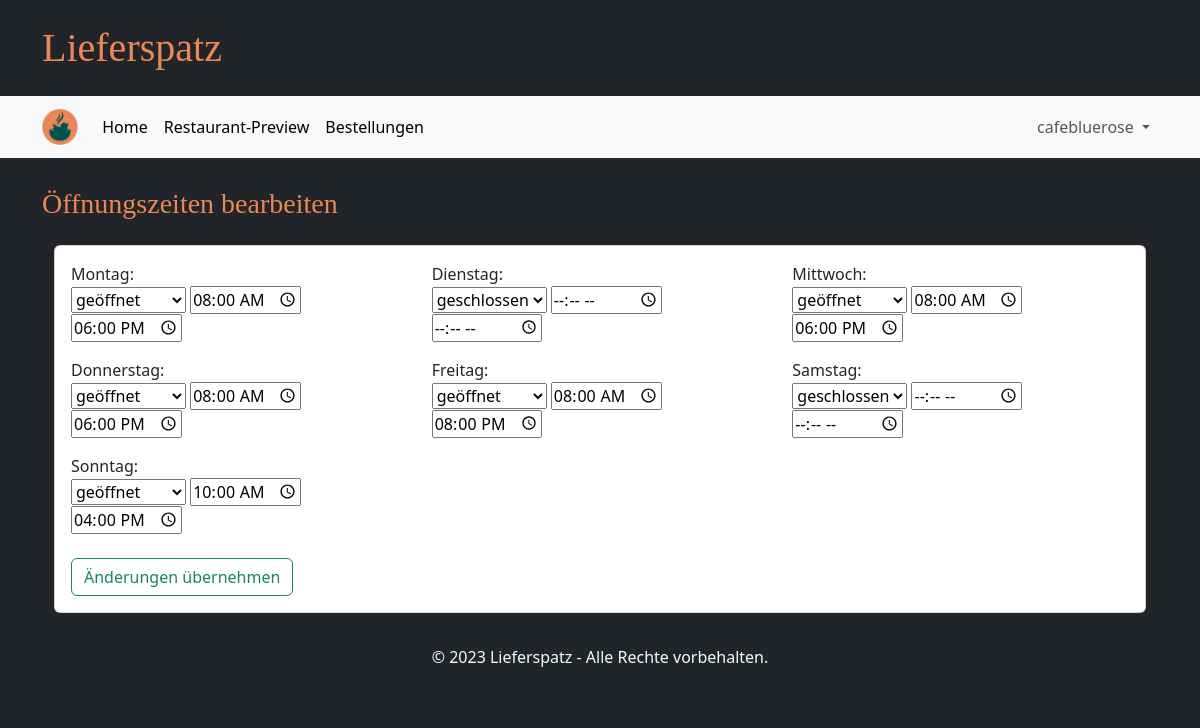
Screenshot of /edit_time (signed in) with the database file from the repository.
### tables this page shows
CREATE TABLE Oeffnungszeit(
            GUsername TEXT NOT NULL,
            Wochentag TEXT NOT NULL CHECK(Wochentag IN ('Montag','Dienstag','Mittwoch','Donnerstag','Freitag','Samstag','Sonntag')),
            Von time NOT NULL,
            Bis time NOT NULL CHECK(Von < Bis),
            FOREIGN KEY (GUsername) REFERENCES GeschaeftsAccount(Username),
            PRIMARY KEY (GUsername, Wochentag)
        );

### main.py (the view, shortened to what this page needs)
@app.route("/edit_time", methods=["GET", "POST"])
def edit_restaurant_time():
    if "user" in session and "business" in session:
        profile = database.get_restaurant(session["user"])
        profile["times"] = database.get_business_hours(session["user"])
        return render_template("edit_time.html", profile=profile, weekdays=WEEKDAYS)
    else:
        return redirect(url_for("login_business_page"))

### database.py (called while the page is built)
def getData(sql, params = ()):
    dbcon = sqlite3.connect("instance/db.db")
    cursor = dbcon.cursor()
    cursor.execute(sql, params)
    return cursor

def get_restaurant(username):
    request_pointer = getData("""SELECT Username, Restaurantname, Beschreibung, Strasse, Hausnummer, Plz
                              FROM GeschaeftsAccount
                              WHERE Username = ? """,(username,))
    result = request_pointer.fetchone()
    restaurant = {
            "username": result[0],
            "name": result[1],
            "description": result[2],
            "street": result[3],
            "housenumber": result[4],
            "postalcode": result[5]
        }
    return restaurant

def get_business_hours(username):
    times = {}
    request_pointer = getData("""
        SELECT *
        FROM Oeffnungszeit
        WHERE GUsername = ?""",
        (username,))
    for entry in request_pointer.fetchall():
        times[entry[1]] = {
            "from": entry[2],
            "until": entry[3],
        }
    return times

### templates/edit_time.html (shortened to what this page needs)
{% extends "base.html" %}
{% block heading %}Öffnungszeiten bearbeiten{% endblock %}
{% block content %}
<div class="justify-content-center">
  <div class="card">
    <div class="card-body bg-transparent">
      <form action="" method="POST">
        <div class="row">
          {% for day in weekdays %}
          <div class="bg-transparent mb-3 col-4">
            <div class="card-text">{{ day }}: </div>
            <select name="open_closed_{{ day }}">
              <option value="open" {% if day in profile['times'].keys() %} selected {% endif %}>geöffnet</option>
              <option value="closed" {% if not day in profile['times'].keys() %} selected {% endif %}>geschlossen</option>
            </select>
            {% if day in profile['times'].keys() %}
            <input type=time class="card-text" name="openingTime_{{ day }}" value="{{ profile['times'][day]['from'] }}" placeholder="Geben Sie die Öffnungszeit ein">
            <input type=time class="card-text" name="closingTime_{{ day }}" value="{{ profile['times'][day]['until'] }}" placeholder="Geben Sie die Schließzeit ein">
            {% else %}
            <input type=time class="card-text" name="openingTime_{{ day }}" placeholder="Geben Sie die Öffnungszeit ein">
            <input type=time class="card-text" name="closingTime_{{ day }}" placeholder="Geben Sie die Schließzeit ein">
            {% endif %}
          </div>
          {% endfor %}
        </div>
        <button name="save" type="submit" class="btn btn-outline-success mt-2">Änderungen übernehmen</button>
      </form>
    </div>
  </div>
</div>
{% endblock %}

### rows the page displays
Oeffnungszeit: Wochentag "Montag", Von "08:00", Bis "18:00"
Oeffnungszeit: Wochentag "Mittwoch", Von "08:00", Bis "18:00"
Oeffnungszeit: Wochentag "Donnerstag", Von "08:00", Bis "18:00"
Oeffnungszeit: Wochentag "Freitag", Von "08:00", Bis "20:00"
Oeffnungszeit: Wochentag "Sonntag", Von "10:00", Bis "16:00"

### other values shown
{{ session['user'] }} "cafebluerose"
{{ day }} "Dienstag" "Samstag"
